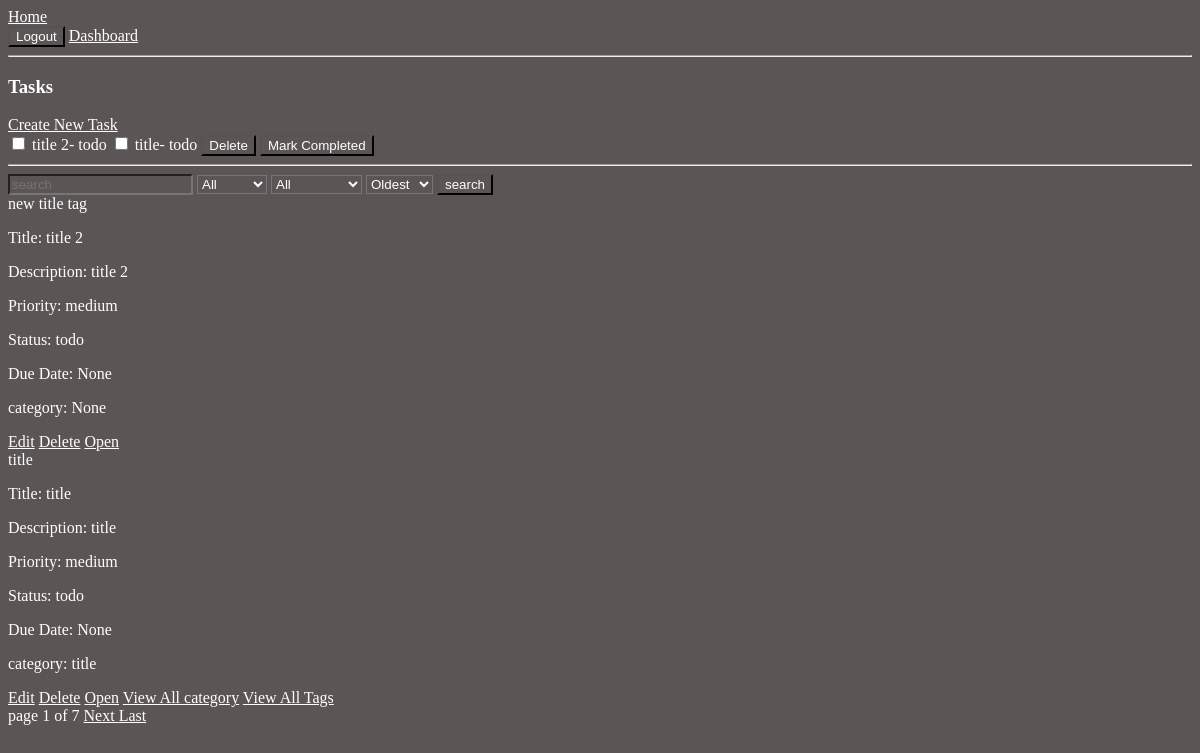
/tasks/ (signed in), run on an earlier commit of the app's database.
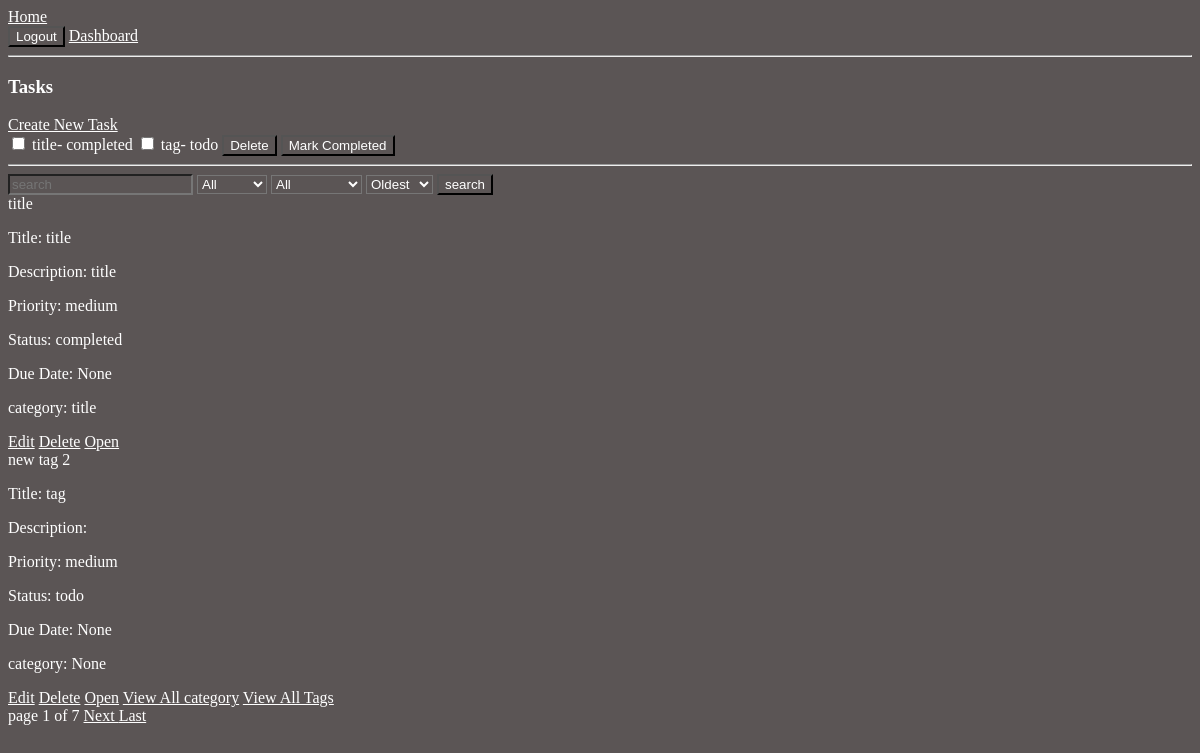
And on a later commit of the database.
### apps/tasks/models.py (models this page shows, shortened)
class Tasks(models.Model):
    PRIORITY_CHOICES = [
        ("low","Low"),
        ("medium", "Medium"),
        ("high", "High"),
    ]
    STATUS_CHOICES= [
        ('todo',"To Do"),
        ('in_progress','In Progress'),
        ('completed',"Completed"),
    ]
    user = models.ForeignKey(settings.AUTH_USER_MODEL, on_delete=models.CASCADE, related_name='tasks')
    category = models.ForeignKey(Categories, on_delete=models.SET_NULL,null=True, blank=True, related_name='tasks')
    title = models.CharField(max_length=220)
    description = models.CharField(blank=True)
    priority = models.CharField(max_length=20, choices=PRIORITY_CHOICES, default='medium')
    tags = models.ManyToManyField(Tag, blank=True, related_name='tasks')
    status = models.CharField(max_length=20, choices=STATUS_CHOICES, default='todo')
    due_date = models.DateField(null=True, blank=True)
    created_at = models.DateTimeField(auto_now_add=True)
    updated_at = models.DateTimeField(auto_now=True)
    class Meta:
        ordering = ['-created_at']

class Tag(models.Model):
    name = models.CharField(max_length=100)
    user = models.ForeignKey(settings.AUTH_USER_MODEL, on_delete=models.CASCADE, related_name='tags')
    created_at = models.DateTimeField(auto_now_add=True)

class Categories(models.Model):
    name = models.CharField(max_length=100)
    user = models.ForeignKey(
        settings.AUTH_USER_MODEL,
        on_delete=models.CASCADE,
        related_name='categories',
    )
    created_at = models.DateTimeField(auto_now_add=True)
    def __str__(self):
        return self.name

### apps/tasks/views.py (the view, shortened to what this page needs)
# urls.py: path('',TaskListView.as_view(), name='task_list'),
class TaskListView(LoginRequiredMixin,ListView):
    model = Tasks
    template_name = 'tasks/task_list.html'
    context_object_name = 'tasks'
    paginate_by = 2
    def get_queryset(self):
        queryset = Tasks.objects.filter(
            user = self.request.user
        )
        search_query = self.request.GET.get('q')
        priority = self.request.GET.get('priority')
        status = self.request.GET.get('status')
        ordering = self.request.GET.get('ordering')
        if search_query:
            queryset=queryset.filter(
                Q(title__icontains=search_query)|
                Q(description__icontains=search_query)
            )
        if priority:
            queryset = queryset.filter(priority=priority)
        if status:
            queryset = queryset.filter(status = status)
        allowed_ordering = [
            "created_at",
            "-created_at"
        ]
        if ordering in allowed_ordering:
            queryset = queryset.order_by(ordering)
        return queryset

### templates/tasks/task_list.html (shortened to what this page needs)
{% extends "base.html" %}
{% block content %}
<h3>Tasks</h3>
<a href="{% url "task_create" %}">Create New Task</a>
<form method="post">
    {% for task in tasks %}
    <input type="checkbox" name='selected_tasks' value="{{ task.id }}">
    {{ task.title }}-
    {{ task.status }}
    {% endfor %}
    <button type="submit" value="delete" name="action">Delete</button>
    <button type="submit" value="completed" name="action">Mark Completed</button>
    <hr>
</form>
<form method="get">
    <input type="text" name="q" placeholder="search" value="{{ request.GET.q }}">
    <select name="priority" >
        <option value="">All </option>
    </select>
    <select name="status" >
        <option value="">All</option>
    </select>
    <select name="ordering" >
        <option value="created_at">Oldest</option>
    </select>
    <button type="submit">search</button>
</form>
<div class="tasks">
    {% for task in tasks %}
    {% for tag in task.tags.all %}
    <span>{{ tag.name }}</span>
    {% endfor %}
    <p>Title: {{ task.title }}</p>
    <p>Description: {{ task.description }}</p>
    <p>Priority: {{ task.priority }}</p>
    <p>Status: {{ task.status }}</p>
    <p>Due Date: {{ task.due_date }}</p>
    <p>category: {{task.category }}</p>
    <a href="{% url "task_update" task.id %}">Edit</a>
    <a href="{% url "task_delete" task.id %}">Delete</a>
    <a href="{% url "task_detail" task.id %}">Open</a>
</div>
{% endfor %}
<a href="{% url "category_list" %}">View All category</a>
<a href="{% url "tag_list" %}">View All Tags</a>
<div>
        <span>
            page {{ page_obj.number }}
            of
            {{ page_obj.paginator.num_pages }}
        </span>
        {% if page_obj.has_next %}
            <a href="?page={{ page_obj.next_page_number }}">
                Next
            </a>
            <a href="?page={{ page_obj.paginator.num_pages }}">
                Last
            </a>
        {% endif %}
</div>
{% endblock  %}

What changed in the data, as far as the page shows it:
removed Tasks: title "title 2", status "todo", description "title 2", priority "medium", due_date "None", category "None"
no longer on this page (row unchanged): Tag: name "new title tag", shown under "title 2"
changed Tasks "title": status "todo" → "completed"
now on this page (row unchanged): Tasks: title "tag", status "todo", priority "medium", due_date "None", category "None"
now on this page (row unchanged): Tag: name "new tag 2", shown under "tag"
